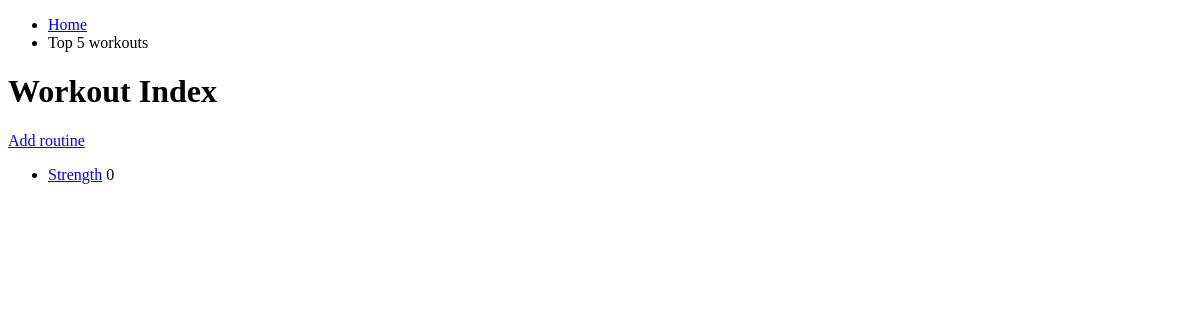
Before: /workouts/ with the older database file.
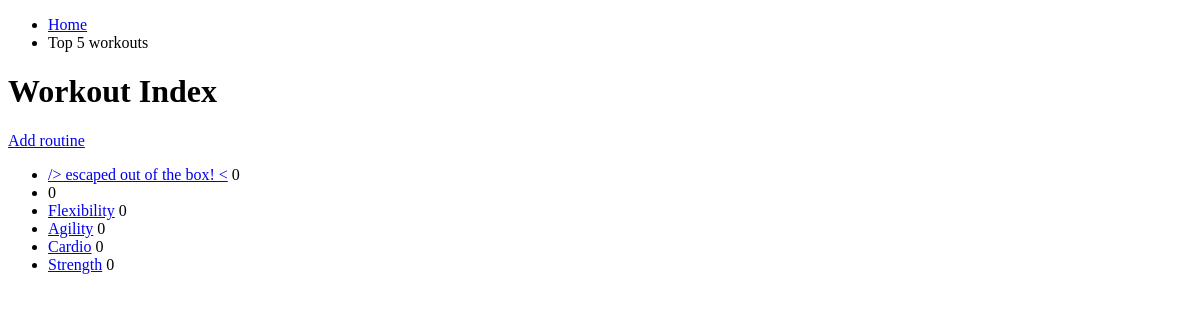
After: the same page with the newer database file.
### workouts/models.py (models this page shows, shortened)
class Routine(models.Model):
  routine_text = models.CharField(max_length=200)
  pub_date = models.DateTimeField('date published')
  likes = models.IntegerField(default=0)

### workouts/views.py (the view)
def index(request):
  latest_routine_list = Routine.objects.order_by('-pub_date')[:10]
  context = {'latest_routine_list': latest_routine_list}
  return render(request, 'workouts/index.html', context)

### workouts/templates/workouts/index.html
{% extends "./base.html" %}
{% block content %}
<h1>Workout Index</h1>
<p><a href="{% url 'workouts:add_routine' %}">Add routine</a></p>
{% if latest_routine_list %}
    <ul>
    {% for routine in latest_routine_list %}
        <li><a href="{% url 'workouts:detail' routine.id %}">{{ routine.routine_text }}</a><span>  {{ routine.likes }}</span></li>
    {% endfor %}
    </ul>
{% else %}
    <p>No routines are available.</p>
{% endif %}
{% endblock content %}

### workouts/templates/workouts/base.html (shortened to what this page needs)
<!DOCTYPE html>
<html lang="en">
  <head>
  </head>
  <body>
    <div id="sidebar">
      {% block sidebar %}
      <ul>
        <li><a href="{% url 'workouts:index' %}">Home</a></li>
        <li>Top 5 workouts</li>
      </ul>
      {% endblock sidebar %}
    </div>
    <div id="content">
      {% block content %}{% endblock %}
    </div>
  </body>
</html>

Changed rows visible on the page:
added Routine: routine_text "/> escaped out of the box! <", likes "0"
added Routine: likes "0"
added Routine: routine_text "Flexibility", likes "0"
added Routine: routine_text "Agility", likes "0"
added Routine: routine_text "Cardio", likes "0"
